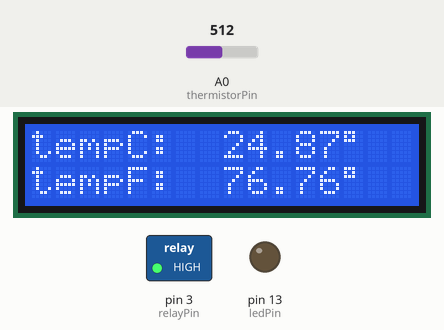
This sketch was run on a simulated Arduino Uno, built with avr-gcc and run on an emulated ATmega328P. On the bench: 16×2 character LCD, switched loads named in the sketch (green lamp = pin HIGH), output pins drawn as LEDs (lit = HIGH). The inputs (shaded band) are chosen by the test bench; at power-on: A0 (thermistorPin) = 512. What the sketch prints to the serial monitor is not drawn.

Above: at 5.3 s.
5.4 s: A0 (thermistorPin) set to 429
At 6.9 s:
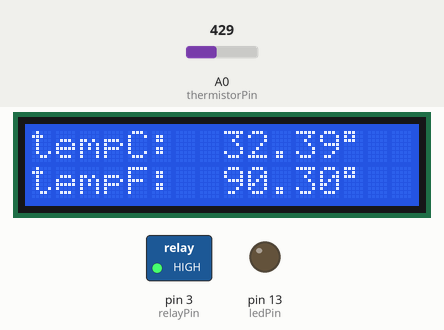
7.2 s: A0 (thermistorPin) set to 402
At 8.6 s:
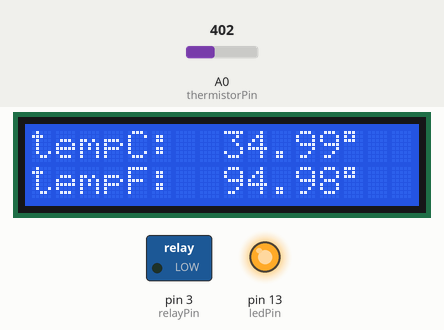
9.0 s: A0 (thermistorPin) set to 306
At 10.0 s:
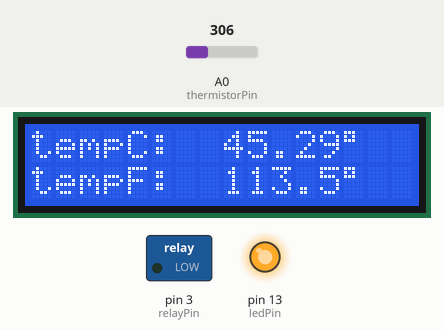
10.8 s: A0 (thermistorPin) set to 71
At 11.8 s:
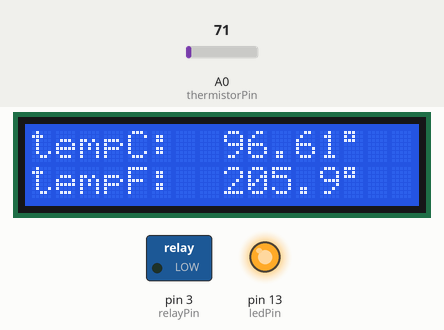
12.7 s: A0 (thermistorPin) set to 58
At 13.6 s:
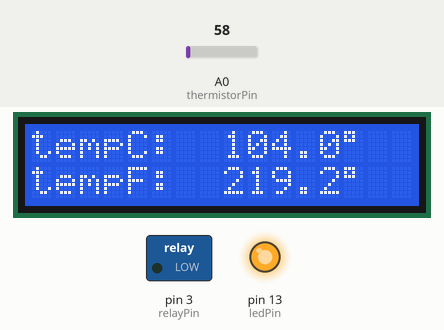
Timing chart, 0 to 15.5 s (numbered marks = the images above; inputs shaded):
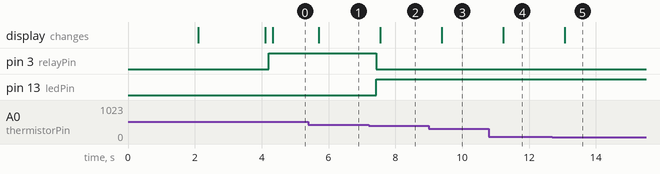

The sketch:

Relay_CoolingFan.ino
```cpp
//Relay Module
//Sketched by JIN-WOO KIM

#include <LiquidCrystal_I2C.h>
#include<math.h>
LiquidCrystal_I2C lcd(0x27, 16, 2);
const int thermistorPin = A0;
int beta = 3950; //the beta of the thermistor
const int ledPin = 13;
const int relayPin = 3;

void setup() {
  pinMode(relayPin, OUTPUT); //initialize the replay Pin as an output
  pinMode(ledPin, OUTPUT); //initialize the LED Pin as an output
  lcd.begin();
  lcd.setCursor(5, 0); //first column, row #5
  lcd.print("Hello!");
  lcd.setCursor(0, 1); //second column, row #1
  lcd.print("MECHATRONICS :)");
  delay(2000);   //delay of the message
  lcd.clear();   // clear screen
  lcd.setCursor(0, 0); //first column, row #1
  lcd.print("Temperature");
  lcd.setCursor(0, 1); //first column, row #2
  lcd.print("Sensor");
  delay(2000); //delay 2000ms
  lcd.clear();
  Serial.begin(9600);
}
void loop() {
  long a = 1023 - analogRead(thermistorPin);
  float tempC = beta / (log((1025.0 * 10 / a - 10) / 10) + beta / 298.0) - 273.0;
  float tempF = 1.8 * tempC + 32.0;
  Serial.print("Centigrade: ");
  Serial.println(tempC);
  Serial.print("Fahrenheit: ");
  Serial.println(tempF);
  Serial.println("");
  delay(100);

  //Set the range of the temperature
  if (tempF <= 92) {
    digitalWrite(relayPin, HIGH);
    digitalWrite(ledPin, LOW);
  }
  else {
    digitalWrite(relayPin, LOW);
    digitalWrite(ledPin, HIGH);
  }
  delay(100);

  //print values on lcd screen
  lcd.setCursor(0, 0); //first column, row #1
  lcd.print("tempC:"); //print name
  lcd.setCursor(8, 0); //nineth column, row #1
  lcd.print(tempC); //print temperature in Celsius
  lcd.setCursor(13, 0); //fourteenth column, row #1
  lcd.print(char(223)); //print units
  lcd.setCursor(0, 1); //first column, row#2
  lcd.print("tempF:"); //print name
  lcd.setCursor(8, 1); //nineth column, row#2
  lcd.print(tempF); //print temperature in Fahrenheit
  lcd.setCursor(13, 1); //fourteenth coulumn, row#7
  lcd.print(char(223));  //unit of temperature
}
```

Measured:
- the behaviour switches between 420 and 419 on A0 (thermistorPin) (found by bisection; images 1 and 2)
- after the input at 5.4 s, the display: changes after 0.31 s (image 1)
- after the input at 7.2 s, pin 3 (relayPin): HIGH → LOW after 0.22 s; pin 13 (ledPin): LOW → HIGH after 0.22 s; the display: changes after 0.35 s (image 2)
- after the input at 9.0 s, the display: changes after 0.39 s (image 3)
- after the input at 10.8 s, the display: changes after 0.43 s (image 4)
- after the input at 12.7 s, the display: changes after 0.38 s (image 5)
